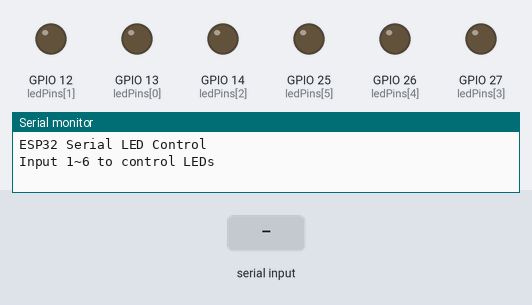
Simulated run of this program. Board: ESP32. On the bench: output pins drawn as LEDs (lit = HIGH), the last lines printed to the serial monitor. Inputs (shaded band) come from the test bench.

Above: at 1.2 s.
1.3 s: "1\n" received over Serial
At 1.8 s:
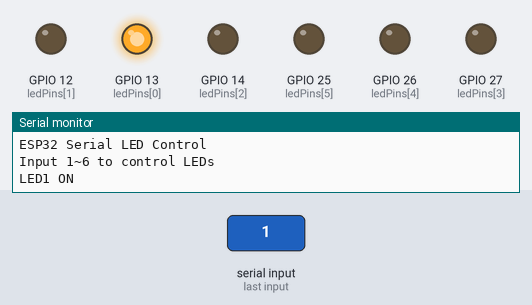
2.8 s: "2\n" received over Serial
At 4.0 s:
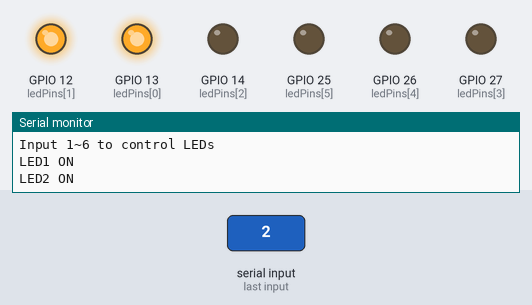
4.3 s: "3\n" received over Serial
At 5.2 s:
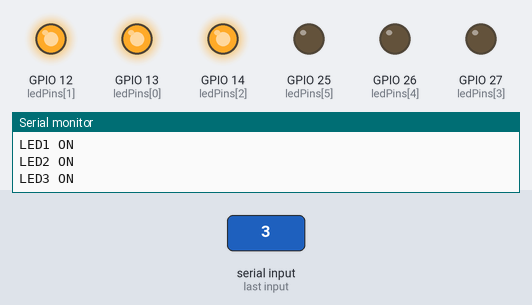
5.8 s: "4\n" received over Serial
At 6.4 s:
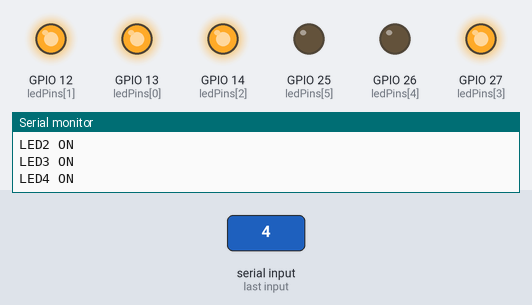
7.3 s: "5\n" received over Serial
At 8.5 s:
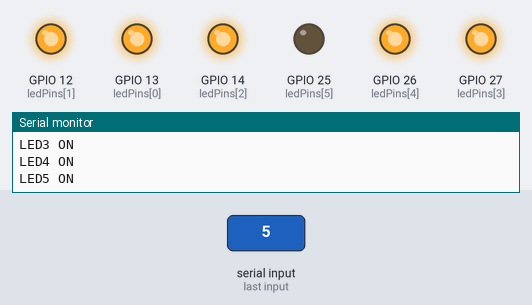
8.8 s: "6\n" received over Serial
At 9.9 s:
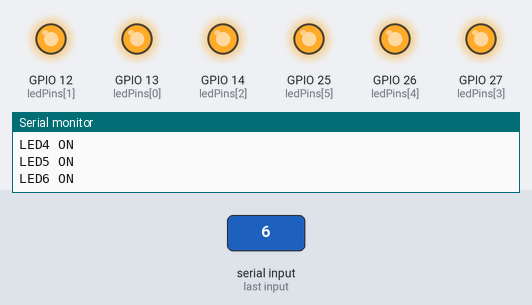
Timing chart, 0 to 11.3 s (numbered marks = the images above; inputs shaded):
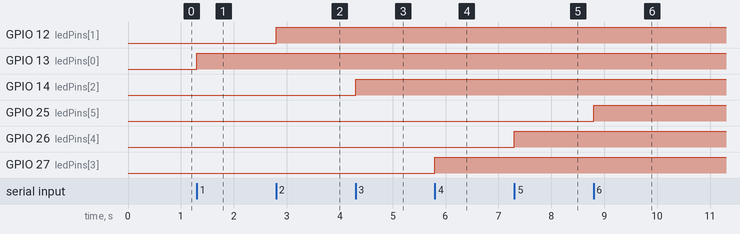

The program:

main.cpp
```cpp
#include <Arduino.h>

void toggleLed(int index);

const int ledPins[] = {13, 12, 14, 27, 26, 25};
const int ledCount = 6;

bool ledStates[] = {false, false, false, false, false, false};

void setup()
{
    Serial.begin(115200);

    for (int i = 0; i < ledCount; i++)
    {
        pinMode(ledPins[i], OUTPUT);
        digitalWrite(ledPins[i], LOW);
    }

    Serial.println("ESP32 Serial LED Control");
    Serial.println("Input 1~6 to control LEDs");
}

void loop()
{
    if (Serial.available())
    {
        String cmd = Serial.readStringUntil('\n');
        cmd.trim();

        if (cmd == "1")
            toggleLed(0);
        else if (cmd == "2")
            toggleLed(1);
        else if (cmd == "3")
            toggleLed(2);
        else if (cmd == "4")
            toggleLed(3);
        else if (cmd == "5")
            toggleLed(4);
        else if (cmd == "6")
            toggleLed(5);
        else
            Serial.println("Invalid Command");
    }
}

void toggleLed(int index)
{
    ledStates[index] = !ledStates[index];

    digitalWrite(
        ledPins[index],
        ledStates[index] ? HIGH : LOW);

    Serial.print("LED");
    Serial.print(index + 1);

    if (ledStates[index])
        Serial.println(" ON");
    else
        Serial.println(" OFF");
}
```

Measured:
- after the input at 1.3 s, GPIO 13 (ledPins[0]): LOW → HIGH at once
- after the input at 2.8 s, GPIO 12 (ledPins[1]): LOW → HIGH at once
- after the input at 4.3 s, GPIO 14 (ledPins[2]): LOW → HIGH at once
- after the input at 5.8 s, GPIO 27 (ledPins[3]): LOW → HIGH at once
- after the input at 7.3 s, GPIO 26 (ledPins[4]): LOW → HIGH at once
- after the input at 8.8 s, GPIO 25 (ledPins[5]): LOW → HIGH at once
